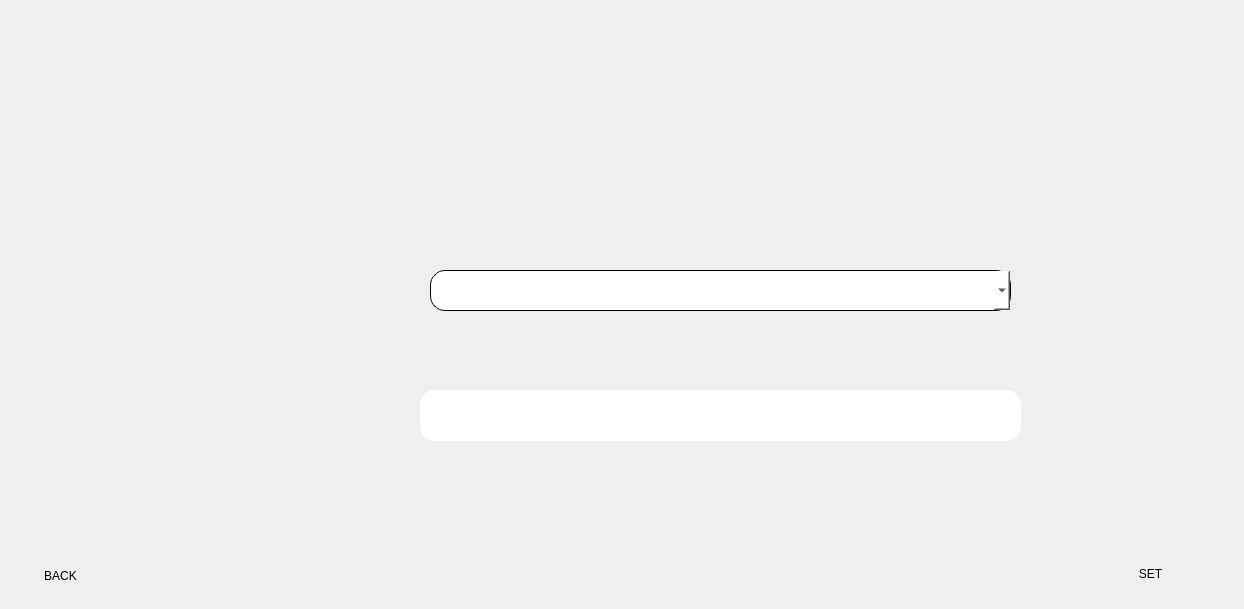
<?xml version="1.0" encoding="UTF-8"?>
<ui version="4.0">
 <class>setPrerequisites</class>
 <widget class="QDialog" name="setPrerequisites">
  <property name="geometry">
   <rect>
    <x>0</x>
    <y>0</y>
    <width>1244</width>
    <height>609</height>
   </rect>
  </property>
  <property name="windowTitle">
   <string>Dialog</string>
  </property>
  <property name="styleSheet">
   <string notr="true">background-image: url(:/imgs/images/setPre.jpg);</string>
  </property>
  <widget class="QPushButton" name="backBTN">
   <property name="geometry">
    <rect>
     <x>20</x>
     <y>560</y>
     <width>81</width>
     <height>31</height>
    </rect>
   </property>
   <property name="styleSheet">
    <string notr="true">background-image: url(:/imgs/images/white.jpg);
color:black;
border:none;
font: 18pt &quot;Segoe UI&quot;;
border-radius:15%;
</string>
   </property>
   <property name="text">
    <string>BACK</string>
   </property>
  </widget>
  <widget class="QLineEdit" name="prerequisites_input">
   <property name="geometry">
    <rect>
     <x>420</x>
     <y>390</y>
     <width>601</width>
     <height>51</height>
    </rect>
   </property>
   <property name="styleSheet">
    <string notr="true">border-radius: 15%;
color:black;</string>
   </property>
  </widget>
  <widget class="QPushButton" name="setBtn">
   <property name="geometry">
    <rect>
     <x>1110</x>
     <y>553</y>
     <width>81</width>
     <height>41</height>
    </rect>
   </property>
   <property name="styleSheet">
    <string notr="true">font: 22pt &quot;Segoe UI&quot;;
background-image: url(:/imgs/images/white.jpg);
color:black;
border-radius:15%;</string>
   </property>
   <property name="text">
    <string>SET</string>
   </property>
  </widget>
  <widget class="QComboBox" name="coursescmb">
   <property name="geometry">
    <rect>
     <x>430</x>
     <y>270</y>
     <width>581</width>
     <height>41</height>
    </rect>
   </property>
   <property name="styleSheet">
    <string notr="true">background-color: rgb(255, 255, 255);
background-image: url(:/imgs/images/white.jpg);
font: 18pt &quot;Segoe UI&quot;;
border:1px solid black;
border-radius:15%;
color:black;</string>
   </property>
  </widget>
 </widget>
 <resources/>
 <connections/>
</ui>
